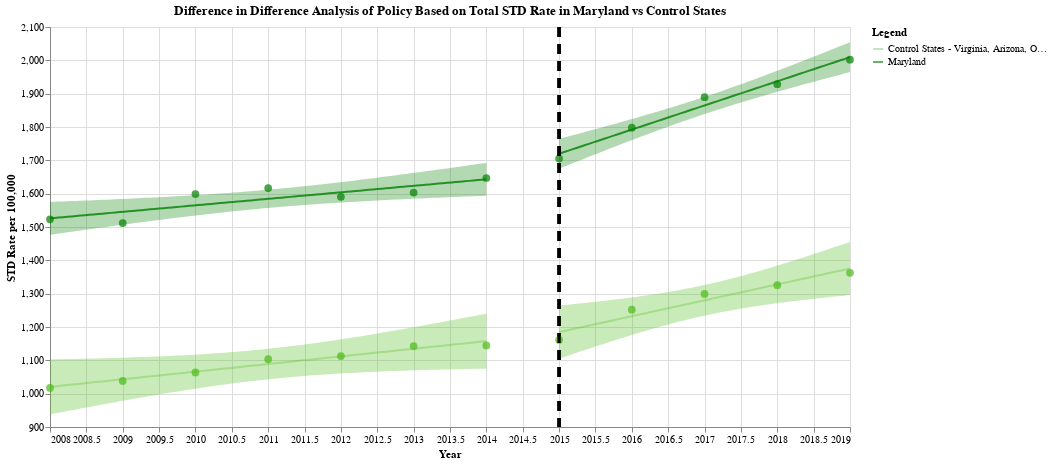

This figure's notebook cell:
### Code cell
overall_pre_md = plotting_chart(overall_std_md[0], "Year", "Rate_per_100000",
                        "Maryland", 2015, "Green", "STD Rate per 100,000")
overall_post_md = plotting_chart(
    overall_std_md[1], "Year", "Rate_per_100000", "Maryland", 2015, "Green", "STD Rate per 100,000")
overall_pre_md_control = plotting_chart(
    overall_std_md[2], "Year", "Rate_per_100000", "Control States - Virginia, Arizona, Ohio, New Jersey, Pennsylvania, Delaware", 2015, "#4CBB17", "STD Rate per 100,000")
overall_post_md_control = plotting_chart(
     overall_std_md[3], "Year", "Rate_per_100000", "Control States - Virginia, Arizona, Ohio, New Jersey, Pennsylvania, Delaware", 2015, "#4CBB17", "STD Rate per 100,000")

final_overall_std_md = overall_pre_md + overall_post_md + overall_pre_md_control + overall_post_md_control
final_overall_std_md.properties(
    title="Difference in Difference Analysis of Policy Based on Total STD Rate in Maryland vs Control States"
)
